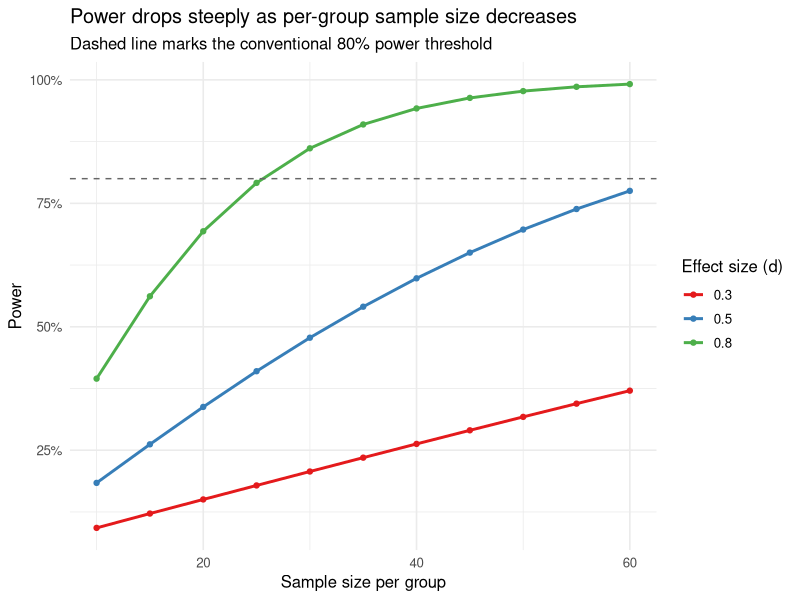

The R source for this figure:
## ---- chunk 1
#| label: power-curve-plot
#| fig-cap: "Power curves illustrating sensitivity to sample size."
library(tidyverse)

effect_sizes <- c(0.3, 0.5, 0.8)
n_values <- seq(10, 60, by = 5)
alpha <- 0.05

power_grid <- crossing(n = n_values, d = effect_sizes) %>%
  mutate(power = map2_dbl(
    n,
    d,
    ~ power.t.test(
      n = .x,
      delta = .y,
      sd = 1,
      sig.level = alpha,
      type = "two.sample",
      alternative = "two.sided"
    )$power
  ))

ggplot(power_grid, aes(x = n, y = power, colour = factor(d))) +
  geom_line(linewidth = 1) +
  geom_point() +
  geom_hline(yintercept = 0.80, linetype = "dashed", colour = "grey40") +
  scale_colour_brewer(palette = "Set1", name = "Effect size (d)") +
  scale_y_continuous(labels = scales::percent_format(accuracy = 1)) +
  labs(
    x = "Sample size per group",
    y = "Power",
    title = "Power drops steeply as per-group sample size decreases",
    subtitle = "Dashed line marks the conventional 80% power threshold"
  ) +
  theme_minimal(base_size = 12)
## ---- chunk 2
#| label: example-mann-whitney
library(tidyverse)
library(rstatix)

set.seed(2025)
branch_a <- c(7, 8, 6, 7, 9, 8, 7, 6, 8, 7, 9, 8)
branch_b <- c(5, 6, 7, 5, 6, 5, 7, 6, 5, 6, 7, 6)

data_satisfaction <- tibble(
  score = c(branch_a, branch_b),
  branch = rep(c("A", "B"), each = 12)
)

# Mann–Whitney U test (Wilcoxon rank-sum)
result <- wilcox_test(data_satisfaction, score ~ branch, detailed = TRUE)
print(result)
## ---- chunk 3
#| label: smoke-test-mwu
# Re-run a simple Mann–Whitney test to verify code
library(rstatix)
set.seed(2025)
x <- c(7, 8, 6, 7, 9, 8)
y <- c(5, 6, 7, 5, 6, 5)
test_data <- tibble(value = c(x, y), group = rep(c("X", "Y"), each = 6))
wilcox_test(test_data, value ~ group)
## ---- chunk 4
#| label: pilot-outcome-simulation
library(tidyverse)

set.seed(2025)
n <- 18

# Simulate continuous scores
scores <- round(rnorm(n, mean = 68, sd = 12))
scores <- pmax(0, pmin(100, scores))  # clamp to [0, 100]

# Create binary outcome: pass if score >= 60
pass_fail <- ifelse(scores >= 60, "Pass", "Fail")

data_pilot <- tibble(
  participant = 1:n,
  score = scores,
  outcome = pass_fail
)

# Summary statistics for continuous outcome
summary(data_pilot$score)

# Frequency table for binary outcome
table(data_pilot$outcome)

# The continuous outcome carries more information
# We can estimate a mean and standard error:
mean_score <- mean(data_pilot$score)
se_score <- sd(data_pilot$score) / sqrt(n)
ci_lower <- mean_score - 1.96 * se_score
ci_upper <- mean_score + 1.96 * se_score

cat("Mean score:", round(mean_score, 1), "\n")
cat("95% CI: [", round(ci_lower, 1), ",", round(ci_upper, 1), "]\n", sep = "")
## ---- chunk 5
#| label: smoke-test-outcome
# Re-run outcome comparison example
set.seed(2025)
scores_test <- round(rnorm(10, mean = 70, sd = 10))
mean(scores_test)
sd(scores_test)
